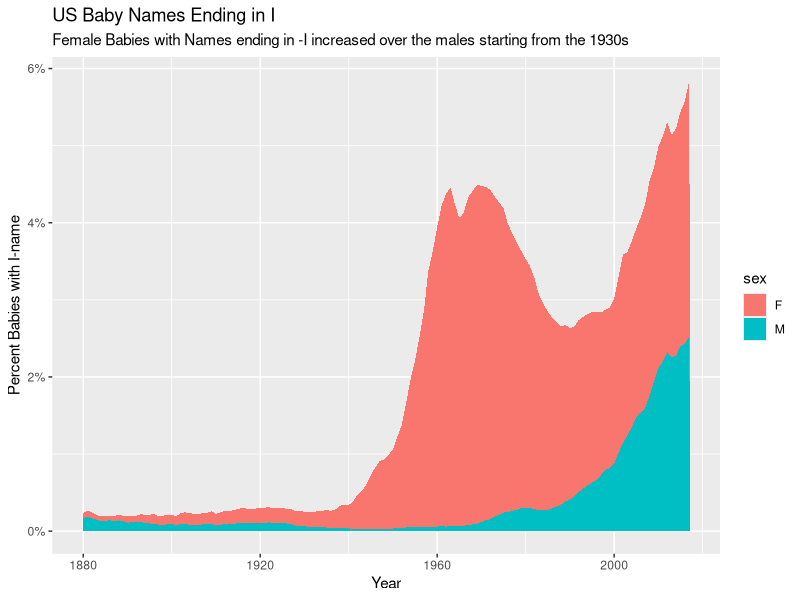

Source code (R):
## ---- chunk 1
#| message: false
#| warning: false
library(tidyverse)
## ---- chunk 2
#| message: false
#| warning: false
x <- read_csv("data/babynames.csv", show_col_types = FALSE)
## ---- chunk 3
#| message: false
#| warning: false
x |>
  summarise(sum_n = sum(n), 
     sum_prop = sum(prop),
      .by = c(year, sex)) |>
  ggplot(aes(x = year,
             y = sum_prop,
             fill = sex)) +
  geom_area() +
  labs(x = 'Year',
       y='Percent Babies with I-name',
       title='US Baby Names Ending in I',
       subtitle = "Female Babies with Names ending in -I increased over the males starting from the 1930s") +
  scale_y_continuous(labels = scales::percent_format())
